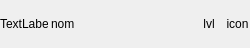
<?xml version="1.0" encoding="UTF-8"?>
<ui version="4.0">
 <class>c_item_lite</class>
 <widget class="QWidget" name="c_item_lite">
  <property name="geometry">
   <rect>
    <x>0</x>
    <y>0</y>
    <width>250</width>
    <height>48</height>
   </rect>
  </property>
  <property name="sizePolicy">
   <sizepolicy hsizetype="Preferred" vsizetype="Preferred">
    <horstretch>1</horstretch>
    <verstretch>1</verstretch>
   </sizepolicy>
  </property>
  <property name="minimumSize">
   <size>
    <width>250</width>
    <height>48</height>
   </size>
  </property>
  <property name="maximumSize">
   <size>
    <width>250</width>
    <height>48</height>
   </size>
  </property>
  <property name="windowTitle">
   <string>Form</string>
  </property>
  <layout class="QHBoxLayout" name="horizontalLayout_3">
   <property name="spacing">
    <number>0</number>
   </property>
   <property name="leftMargin">
    <number>0</number>
   </property>
   <property name="topMargin">
    <number>0</number>
   </property>
   <property name="rightMargin">
    <number>0</number>
   </property>
   <property name="bottomMargin">
    <number>0</number>
   </property>
   <item>
    <widget class="QWidget" name="widget_background" native="true">
     <layout class="QHBoxLayout" name="horizontalLayout_2">
      <property name="spacing">
       <number>3</number>
      </property>
      <property name="leftMargin">
       <number>0</number>
      </property>
      <property name="topMargin">
       <number>0</number>
      </property>
      <property name="rightMargin">
       <number>0</number>
      </property>
      <property name="bottomMargin">
       <number>0</number>
      </property>
      <item>
       <widget class="QWidget" name="image_widget" native="true">
        <property name="minimumSize">
         <size>
          <width>48</width>
          <height>48</height>
         </size>
        </property>
        <property name="maximumSize">
         <size>
          <width>48</width>
          <height>48</height>
         </size>
        </property>
        <layout class="QVBoxLayout" name="verticalLayout_2">
         <property name="spacing">
          <number>0</number>
         </property>
         <property name="leftMargin">
          <number>0</number>
         </property>
         <property name="topMargin">
          <number>0</number>
         </property>
         <property name="rightMargin">
          <number>0</number>
         </property>
         <property name="bottomMargin">
          <number>0</number>
         </property>
         <item>
          <widget class="QLabel" name="image">
           <property name="text">
            <string>TextLabel</string>
           </property>
          </widget>
         </item>
        </layout>
       </widget>
      </item>
      <item>
       <layout class="QVBoxLayout" name="verticalLayout">
        <item>
         <spacer name="verticalSpacer">
          <property name="orientation">
           <enum>Qt::Vertical</enum>
          </property>
          <property name="sizeHint" stdset="0">
           <size>
            <width>20</width>
            <height>40</height>
           </size>
          </property>
         </spacer>
        </item>
        <item>
         <layout class="QHBoxLayout" name="horizontalLayout">
          <property name="spacing">
           <number>10</number>
          </property>
          <item>
           <widget class="QLabel" name="name">
            <property name="text">
             <string>nom</string>
            </property>
            <property name="wordWrap">
             <bool>false</bool>
            </property>
           </widget>
          </item>
          <item>
           <spacer name="horizontalSpacer">
            <property name="orientation">
             <enum>Qt::Horizontal</enum>
            </property>
            <property name="sizeHint" stdset="0">
             <size>
              <width>40</width>
              <height>20</height>
             </size>
            </property>
           </spacer>
          </item>
          <item>
           <widget class="QLabel" name="lvl">
            <property name="text">
             <string>lvl</string>
            </property>
            <property name="alignment">
             <set>Qt::AlignCenter</set>
            </property>
           </widget>
          </item>
          <item>
           <widget class="QWidget" name="widget" native="true">
            <layout class="QVBoxLayout" name="verticalLayout_3">
             <property name="spacing">
              <number>0</number>
             </property>
             <property name="leftMargin">
              <number>0</number>
             </property>
             <property name="topMargin">
              <number>0</number>
             </property>
             <property name="rightMargin">
              <number>0</number>
             </property>
             <property name="bottomMargin">
              <number>0</number>
             </property>
             <item>
              <widget class="QLabel" name="icon">
               <property name="minimumSize">
                <size>
                 <width>25</width>
                 <height>25</height>
                </size>
               </property>
               <property name="maximumSize">
                <size>
                 <width>25</width>
                 <height>25</height>
                </size>
               </property>
               <property name="text">
                <string>icon</string>
               </property>
               <property name="alignment">
                <set>Qt::AlignCenter</set>
               </property>
              </widget>
             </item>
            </layout>
           </widget>
          </item>
         </layout>
        </item>
        <item>
         <spacer name="verticalSpacer_2">
          <property name="orientation">
           <enum>Qt::Vertical</enum>
          </property>
          <property name="sizeHint" stdset="0">
           <size>
            <width>20</width>
            <height>40</height>
           </size>
          </property>
         </spacer>
        </item>
       </layout>
      </item>
     </layout>
    </widget>
   </item>
  </layout>
 </widget>
 <resources/>
 <connections/>
</ui>
